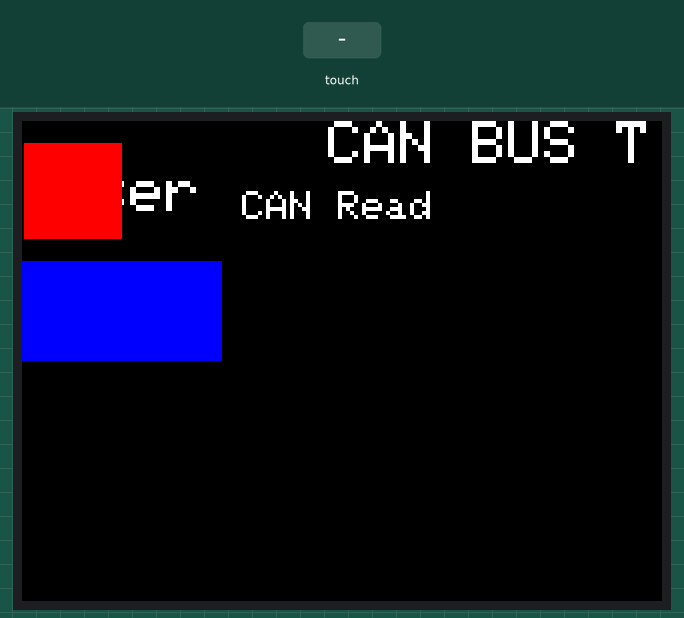
A sketch run on a simulated Arduino Uno, built with avr-gcc and run on an emulated ATmega328P. On the bench: 320×240 colour display. The test bench sets the inputs (shaded band). What the sketch prints to the serial monitor is not drawn.

Above: at 1.4 s.
1.5 s: touch panel pressed at 62 % / 10 % of its raw x / y range
At 2.4 s:
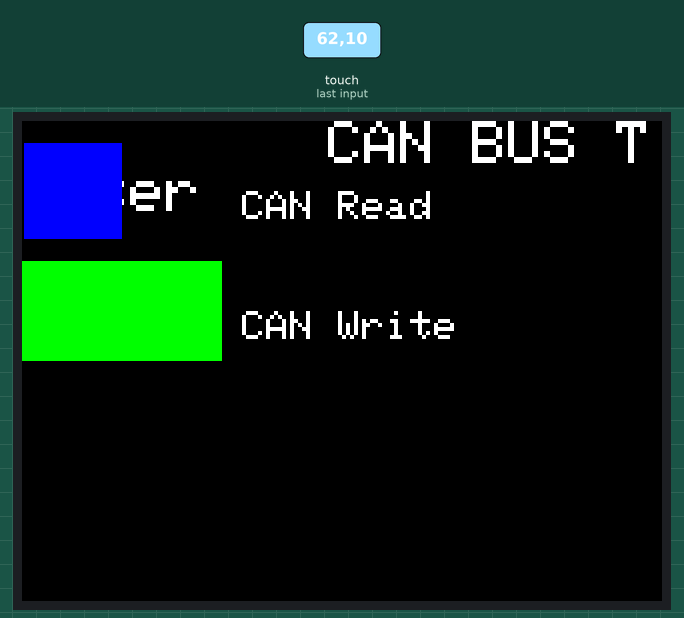
3.0 s: touch panel pressed at 87 % / 10 % of its raw x / y range
At 3.6 s:
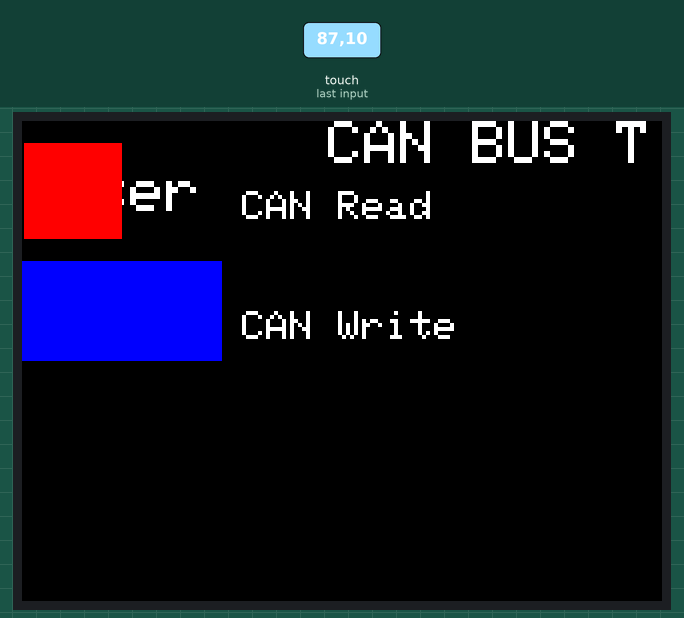
Timing chart, 0 to 6.0 s (numbered marks = the images above; inputs shaded):
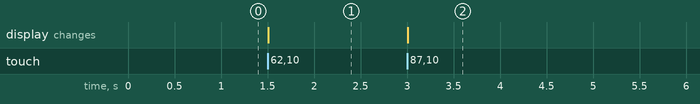

Measured:
- after the input at 1.5 s, the display: changes at once (image 1)
- after the input at 3.0 s, the display: changes at once (image 2)

The sketch:

CapTouch_onoffbuttonV2.ino
```cpp
//This example implements a simple sliding On/Off button. The example
// demonstrates drawing and touch operations.
//
//Thanks to Adafruit forums member Asteroid for the original sketch!
//
#include <Adafruit_GFX.h>
#include <SPI.h>
#include <Wire.h>
#include <Adafruit_ILI9341.h>
#include <Adafruit_FT6206.h>


// The FT6206 uses hardware I2C (SCL/SDA)
Adafruit_FT6206 ts = Adafruit_FT6206();

#define TFT_CS 10
#define TFT_DC 9
Adafruit_ILI9341 tft = Adafruit_ILI9341(TFT_CS, TFT_DC);

boolean RecordOn = false;

#define FRAME_X 0
#define FRAME_Y 10
#define FRAME_W 100
#define FRAME_H 50

#define REDBUTTON_X FRAME_X
#define REDBUTTON_Y FRAME_Y
#define REDBUTTON_W (FRAME_W/2)
#define REDBUTTON_H FRAME_H

#define GREENBUTTON_X REDBUTTON_X
#define GREENBUTTON_Y (REDBUTTON_Y + 60)
#define GREENBUTTON_W FRAME_W
#define GREENBUTTON_H FRAME_H
//#define headerString "CAN BUS Tester"

void drawFrame()
{
  tft.drawRect(FRAME_X, FRAME_Y, FRAME_W, FRAME_H, ILI9341_BLACK);
}

void redBtn()
{
  tft.fillRect(REDBUTTON_X, REDBUTTON_Y, REDBUTTON_W, REDBUTTON_H, ILI9341_RED);
  tft.fillRect(GREENBUTTON_X, GREENBUTTON_Y, GREENBUTTON_W, GREENBUTTON_H, ILI9341_BLUE);
  drawFrame();
  tft.setCursor(REDBUTTON_X + 110 , REDBUTTON_Y + (REDBUTTON_H/2));
  tft.setTextColor(ILI9341_WHITE);
  tft.setTextSize(2);
  tft.println("CAN Read");
  RecordOn = false;
}

void greenBtn()
{
  tft.fillRect(GREENBUTTON_X, GREENBUTTON_Y, GREENBUTTON_W, GREENBUTTON_H, ILI9341_GREEN);
  tft.fillRect(REDBUTTON_X, REDBUTTON_Y, REDBUTTON_W, REDBUTTON_H, ILI9341_BLUE);
  drawFrame();
  tft.setCursor(GREENBUTTON_X + 110 , GREENBUTTON_Y + (GREENBUTTON_H/2));
  tft.setTextColor(ILI9341_WHITE);
  tft.setTextSize(2);
  tft.println("CAN Write");
  RecordOn = true;
}

void setup(void)
{
  Serial.begin(9600);
  tft.begin();
  if (!ts.begin(40)) {
    Serial.println("Unable to start touchscreen.");
  }
  else {
    Serial.println("Touchscreen started.");
    int screenWidth = tft.height ();
    String headerString = "CAN BUS Tester";
    int headerLength = headerString.length();
    tft.fillScreen(ILI9341_BLACK);
    // origin = left,top landscape (USB left upper)
    tft.setRotation(1);
    tft.setCursor((screenWidth/2) - (headerLength/2),0);
    tft.setTextColor(ILI9341_WHITE);
    tft.setTextSize(3);
    tft.println("CAN BUS Tester");
    redBtn();

  }


}

void loop()
{
  // See if there's any  touch data for us
  if (ts.touched())
  {
    // Retrieve a point
    TS_Point p = ts.getPoint();
    // rotate coordinate system
    // flip it around to match the screen.
    p.x = map(p.x, 0, 240, 240, 0);
    p.y = map(p.y, 0, 320, 320, 0);
    int y = tft.height() - p.x;
    int x = p.y;

    if (RecordOn)
    {
      if((x > REDBUTTON_X) && (x < (REDBUTTON_X + REDBUTTON_W))) {
        if ((y > REDBUTTON_Y) && (y <= (REDBUTTON_Y + REDBUTTON_H))) {
          Serial.println("Red btn hit");
          redBtn();
        }
      }
    }
    else //Record is off (RecordOn == false)
    {
      if((x > GREENBUTTON_X) && (x < (GREENBUTTON_X + GREENBUTTON_W))) {
        if ((y > GREENBUTTON_Y) && (y <= (GREENBUTTON_Y + GREENBUTTON_H))) {
          Serial.println("Green btn hit");
          greenBtn();
        }
      }
    }

    Serial.println(RecordOn);
  }
}
```
